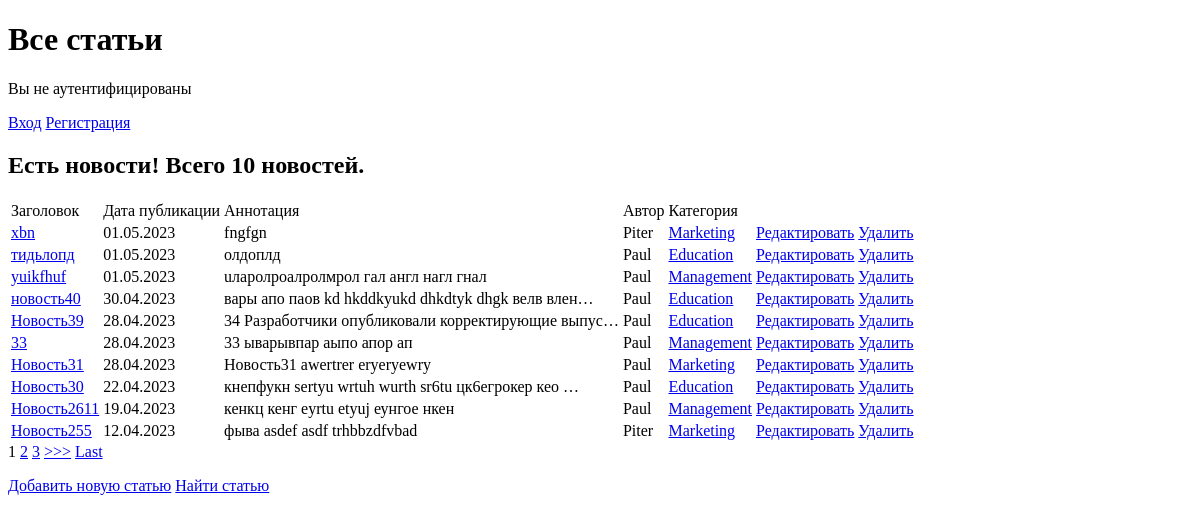
Before: /news/ with the older database file.
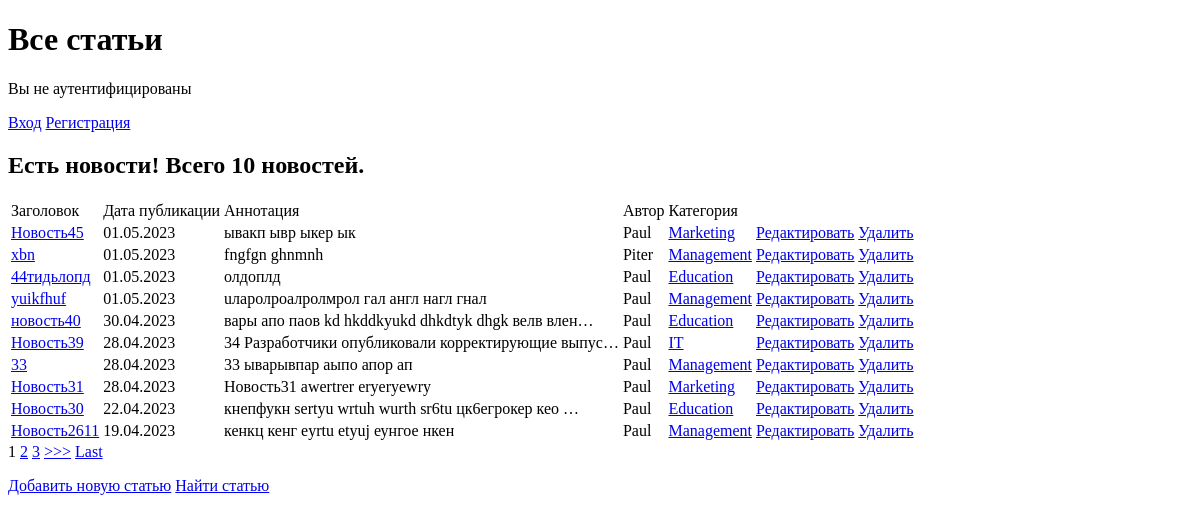
After: the same page with the newer database file.
### news/models.py (models this page shows, shortened)
class Post(models.Model):
    author = models.ForeignKey(Author, on_delete=models.CASCADE)
    NEWS = 'NW'
    ARTICLE = 'AR'
    CATEGORY_CHOICES = (
        (NEWS, 'Новость'),
        (ARTICLE, 'Статья'),
    )
    categoryType = models.CharField(max_length=2, choices = CATEGORY_CHOICES, default=ARTICLE)
    dataCreation = models.DateTimeField(auto_now_add=True)
    category = models.ManyToManyField('Category', through='PostCategory')
    title = models.CharField(max_length=128)
    text = models.TextField()
    rating = models.SmallIntegerField(default=0)

class Author(models.Model):
    authorUser = models.OneToOneField(User, on_delete=models.CASCADE)
    ratingAuthor = models.SmallIntegerField(default=0)

class Category(models.Model):
    name = models.CharField(max_length=64, unique=True)
    subscribers = models.ManyToManyField(User, blank=True)

### news/views.py (the view)
# urls.py: path('', PostsList.as_view()),          # т.к. сам по себе это класс, то нам надо представить этот класс в виде view. Для этого вызываем метод as_view
class PostsList(ListView):
    model = Post  # указываем модель, объекты которой мы будем выводить
    template_name = 'news.html'  # указываем имя шаблона, в котором будет лежать HTML, в нём будут все инструкции о том, как именно пользователю должны вывестись наши объекты
    context_object_name = 'news'  # это имя списка, в котором будут лежать все объекты, его надо указать, чтобы обратиться к самому списку объектов через HTML-шаблон
    paginate_by = 10  # поставим постраничный вывод в 10 элементов
    ordering = ['-dataCreation']
    def get_context_data(self, **kwargs):
        context = super().get_context_data(**kwargs)
        context['is_not_authors'] = not self.request.user.groups.filter(name='authors').exists()
        return context

### news/templatetags/custom_filters.py (called while the page is built)
@register.filter(name='censor')     # регистрируем наш фильтр под именем censor, чтоб django понимал, что это именно фильтр, а не простая функция
def censor(value):                   # первый аргумент здесь — это то значение, к которому надо применить фильтр
    for word in badwordsList:
        value = value.replace(word, '***')
    return value

### templates/news.html (shortened to what this page needs)
{% extends 'flatpages/default.html' %}
{% load custom_filters %}
{% block content %}
<h1>Все статьи</h1>
    {% if user.is_authenticated %}
        <p>Вы аутентифицированы, {{ request.user.username }} </p>
        <a href="{% url 'account_logout' %}">Выход</a>
        {% if is_not_authors %}
            <p>Вы не в группе авторов и не можете добавлять и редактировать статьи</p>
            <button> <a href="{% url 'upgrade' %}">Хочу Authors!</a> </button>
        {% endif %}
    {% else %}
        <p>Вы не аутентифицированы</p>
        <a href="{% url 'account_login' %}">Вход</a>
        <a href="{% url 'account_signup' %}">Регистрация</a>
    {% endif %}
    {% if news %}
        <h2>Есть новости! Всего {{ news|length }} новостей. </h2>
         <table>
            <tr>
                <td>
                    Заголовок
                </td>
                <td>
                    Дата публикации
                </td>
                <td>
                    Аннотация
                </td>
                  <td>
                    Автор
                </td>
                 <td>
                     Категория
                </td>
            </tr>
         {% for new in news %}
            <tr>
                <td>
                    <a href="{% url 'new' new.id %}">{{ new.title|censor }}</a>
                </td>
                <td>
                    {{ new.dataCreation|date:'d.m.Y' }}
                </td>
                <td>
                    {{ new.text|truncatechars:50|censor }}
                </td>
                 <td>
                    {{ new.author.authorUser }}
                </td>
                <td>
                    {% if new.category.exists %}
                         <a href="{% url 'category' new.category.first.id %}">{{ new.category.first.name }}</a>
                    {% else %}
                        Нет категории
                    {% endif %}
                </td>
                <td>
                    <a href="{% url 'edit' new.id %}"><u>Редактировать</u></a>
                    <a href="{% url 'delete' new.id %}">Удалить</a>
                </td>
            </tr>
        {% endfor %}
        </table>
        {% if is_paginated %}
            {% for num in page_obj.paginator.page_range %}
                {% if page_obj.number == num %}
                    <a>{{ num }}</a>
                {% elif num > page_obj.number|add:'-3' and num < page_obj.number|add:'3' %}
                    <a href="?page={{ num }}">{{ num }}</a>
                {% endif %}
            {% endfor %}
            {% if page_obj.has_next %}
                <a href="?page={{ page_obj.next_page_number }}">>>></a>
                <a href="?page={{ page_obj.paginator.num_pages }}">Last</a>
            {% endif %}
        {% endif %}
    {% else %}
        <h2>Новостей нет!</h2>
    {% endif %}
    <p>
        <a href="{% url 'add' %}">Добавить новую статью</a>
        <a href="{% url 'search' %}">Найти статью</a>
    </p>
{% endblock content %}

### templates/flatpages/default.html (shortened to what this page needs)
<!DOCTYPE html>
<html>
<head>
</head>
<body>
    {% block content %}
    {% endblock content %}
</body>
</html>

Changed rows visible on the page:
no longer on this page (row unchanged): Post: title|censor "Новость255", dataCreation "12.04.2023", text|censor "фыва asdef asdf trhbbzdfvbad", author.authorUser "Piter", category.first.name "Marketing"
added Post: title|censor "Новость45", dataCreation "01.05.2023", text|censor "ывакп ывр ыкер ык", author.authorUser "Paul", category.first.name "Marketing"
changed Post "xbn": text|censor "fngfgn" → "fngfgn ghnmnh"; category.first.name "Marketing" → "Management"
changed Post "олдоплд": title|censor "тидьлопд" → "44тидьлопд"
computed for Post "Новость39": category.first.name "Education" → "IT"
